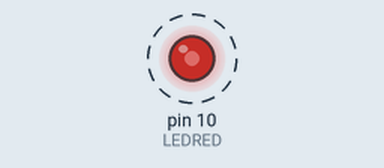
Simulated run of this sketch. Board: Arduino Uno, built with avr-gcc and run on an emulated ATmega328P. Parts: output pins drawn as LEDs (lit = HIGH). Dashed ring = blinking.

Above: at 0.05 s.
Timing chart, 0 to 4.6 s (numbered marks = the images above):
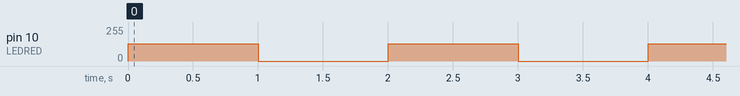

The sketch:

sketch_apr08b.ino
```cpp
int LEDRED=10;
void setup() {
  pinMode(LEDRED,OUTPUT);
  // put your setup code here, to run once:

}

void loop() {
  analogWrite(LEDRED,128);
  delay(1000);
  analogWrite(LEDRED,0);
  delay(1000);
  // put your main code here, to run repeatedly:

}
```

Measured:
- by itself, pin 10 (LEDRED): alternates 128/255 for 1.0 s and 0/255 for 1.0 s
